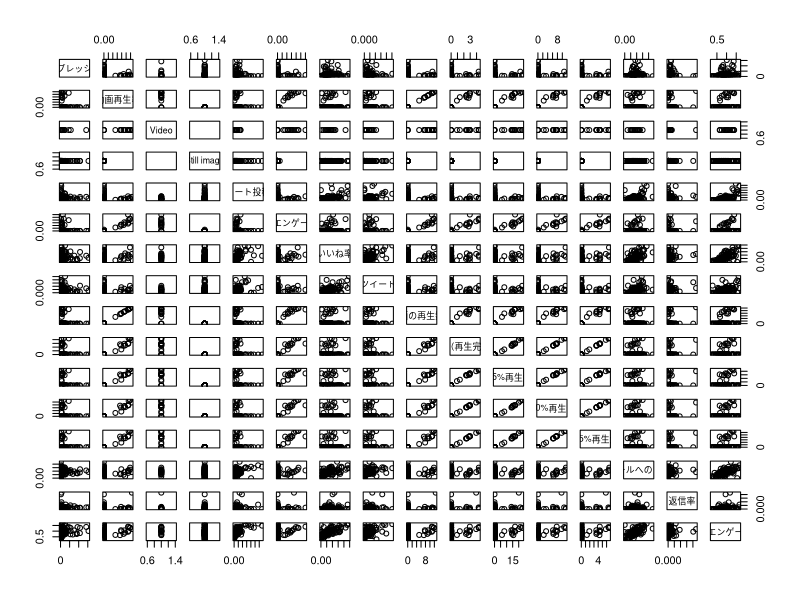
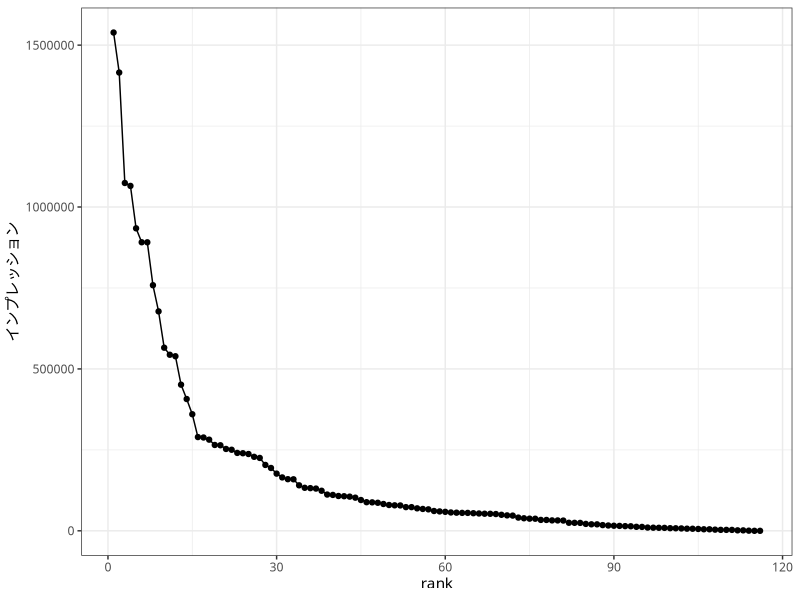
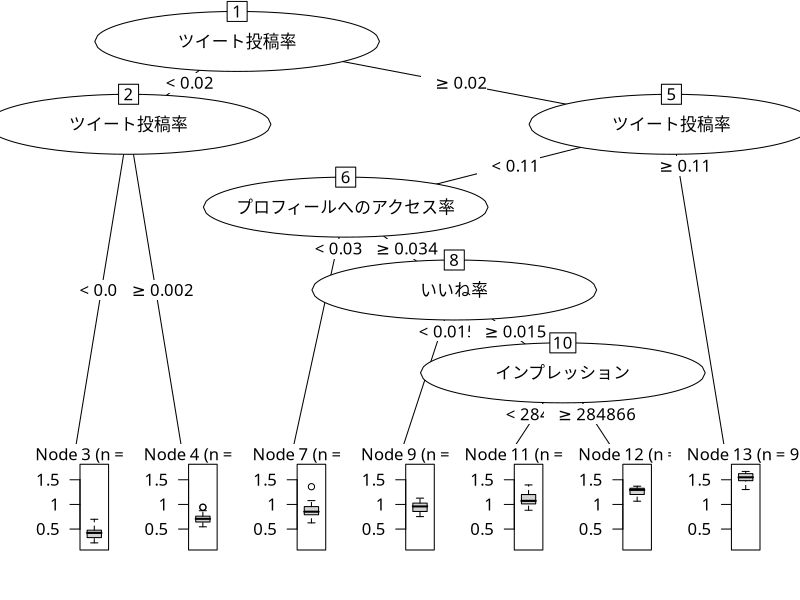
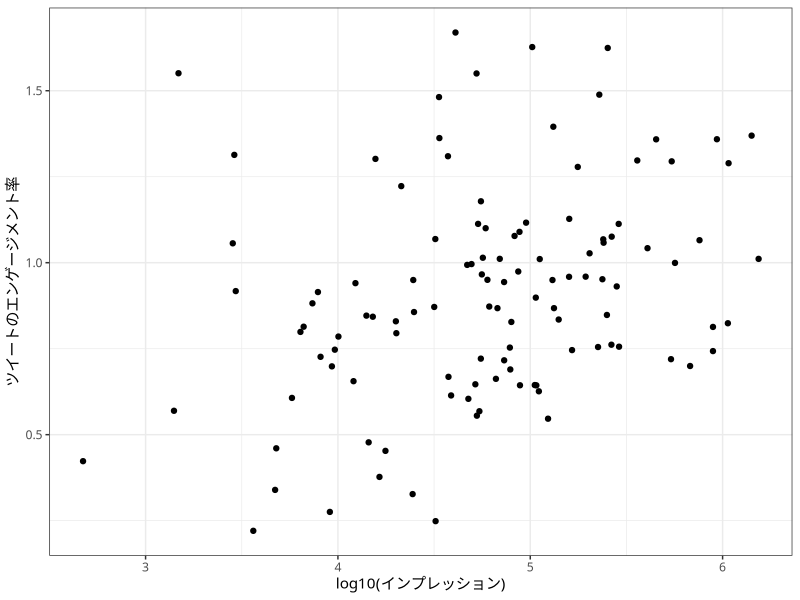
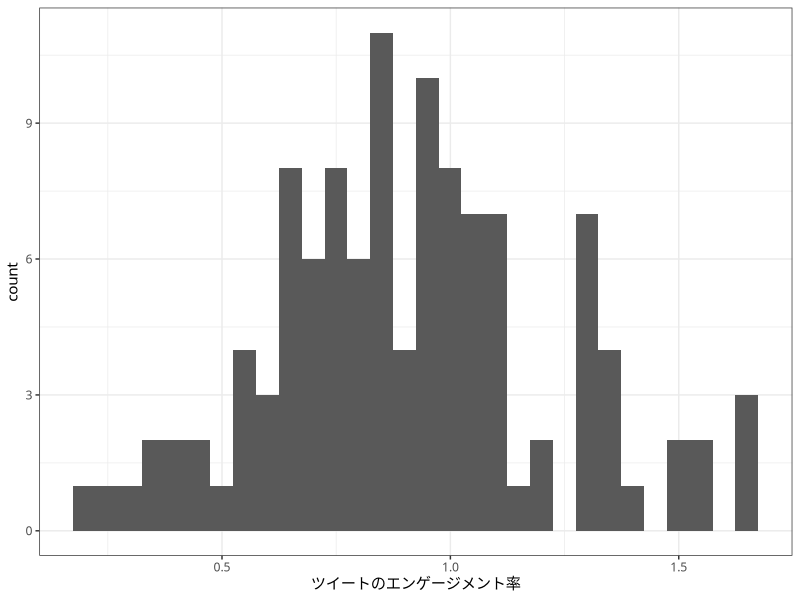
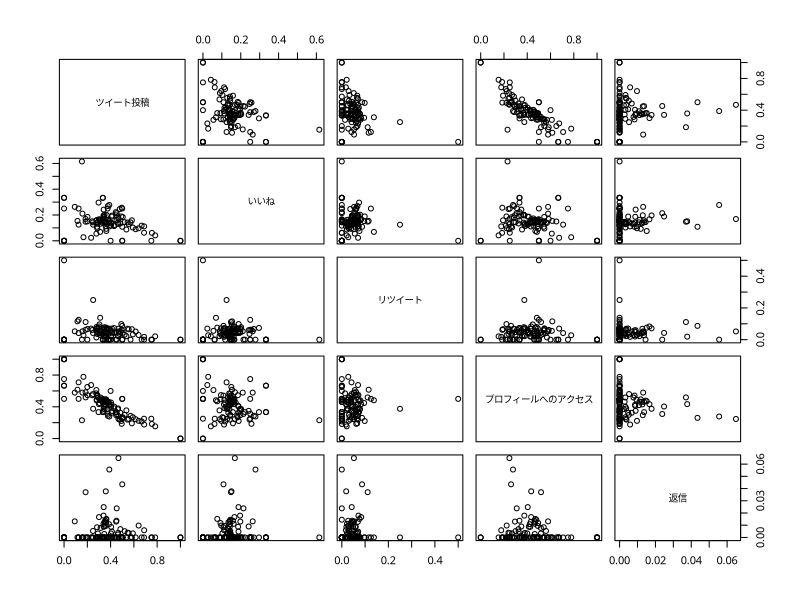
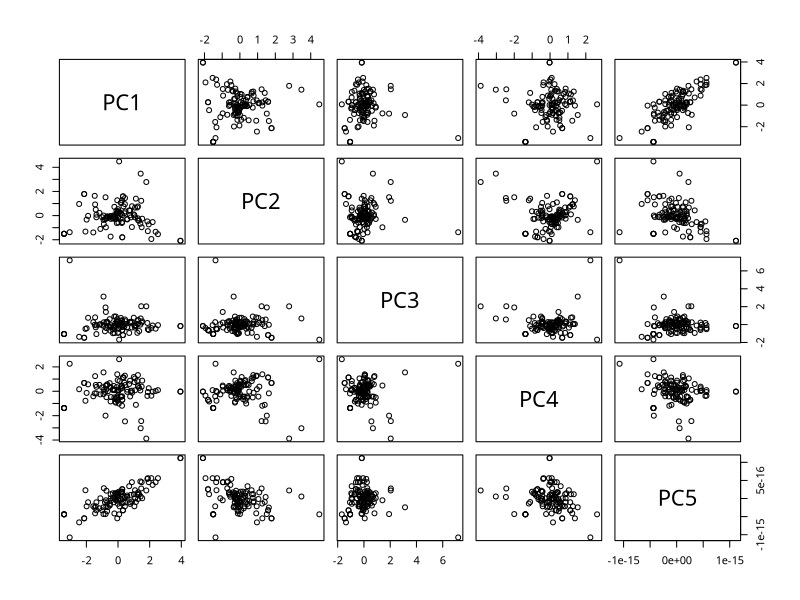
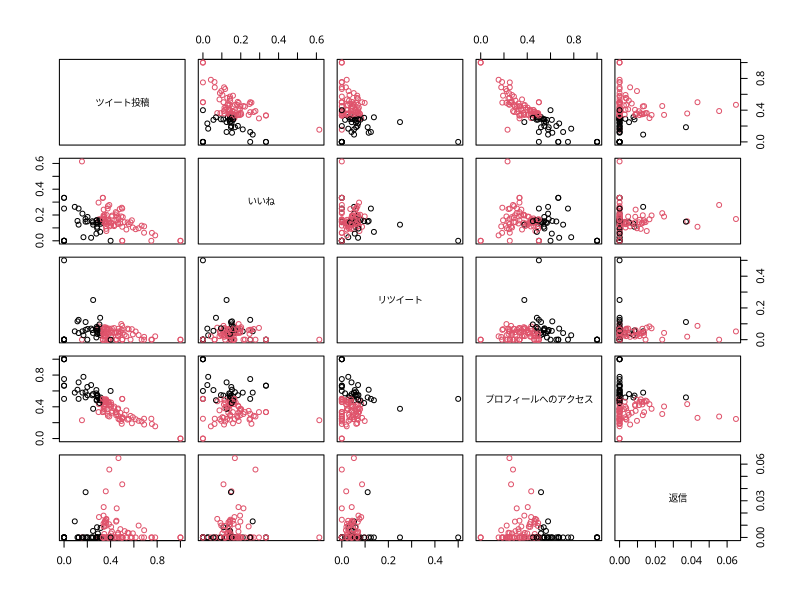

The R script that drew these images, in order:
## ---- chunk 1
library(tidyverse)
library(readr)
library(readxl)
library(rpart)
library(partykit)
## ---- chunk 2
ad_data <- read_excel("TW-Ad-performance-data.xlsx")
## ---- chunk 3
head(ad_data)
## ---- chunk 4
names(ad_data)
## ---- chunk 5
for(i in 5:(ncol(ad_data)-1)){
  ad_data[[i]] <- as.numeric(ad_data[[i]])
}
## ---- chunk 6
summary(ad_data)
## ---- chunk 7
plot(ad_data[,5:(ncol(ad_data)-1)])
## ---- chunk 8
ad_data <- ad_data %>%
  select(-Video, -`Still image`)
sort(cor(na.omit(ad_data[,5:(ncol(ad_data)-1)]))[14,], decreasing = T)
## ---- chunk 9
imp_df <- ad_data[,c("インプレッション")] %>%
  arrange(desc(`インプレッション`)) %>%
  mutate(
    rank = 1:n()
  )
ggplot(imp_df, aes(x = rank, y = `インプレッション`)) +
  geom_line() +
  geom_point() +
  theme_bw(base_family = "Osaka")
## ---- chunk 10
names(ad_data)
## ---- chunk 11
df <- ad_data[,-c(1:4,19)]
## ---- chunk 12
fit <- rpart(`ツイートのエンゲージメント率`~., data = df)
## ---- chunk 13
plot(as.party(fit), gp = gpar(fontfamily = "Osaka"))
## ---- chunk 14
ggplot(df, aes(x = log10(`インプレッション`), y = `ツイートのエンゲージメント率`)) +
  geom_point() +
  theme_bw(base_family = "Osaka")
## ---- chunk 15
ggplot(df, aes(x = `ツイートのエンゲージメント率`)) +
  geom_histogram() +
  theme_bw(base_family = "Osaka")
## ---- chunk 16
df2 <- df %>%
  mutate(
    `ツイート投稿` = `ツイート投稿率` * `インプレッション`,
    `いいね` = `いいね率` * `インプレッション`,
    `リツイート` = `リツイート率` * `インプレッション`,
    `プロフィールへのアクセス` = `プロフィールへのアクセス率` * `インプレッション`,
    `返信` = `返信率` * `インプレッション`
  ) %>%
  select(`ツイート投稿`, `いいね`, `リツイート`, `プロフィールへのアクセス`, `返信`)
## ---- chunk 17
df2 <- df2 / rowSums(df2)
## ---- chunk 18
par(family = "Osaka")
plot(df2)
## ---- chunk 19
df2_pc <- as.data.frame(prcomp(na.omit(df2), scale. = T)$x)
## ---- chunk 20
head(df2_pc)
## ---- chunk 21
plot(df2_pc)
## ---- chunk 22
df2_km <- kmeans(df2_pc, 2)
## ---- chunk 23
df2 <- na.omit(df2)
## ---- chunk 24
df2$cluster <- as.factor(df2_km$cluster)
## ---- chunk 25
par(family = "Osaka")
plot(df2 %>% select(-cluster), col=df2$cluster)
## ---- chunk 26
df2_gather <- df2 %>%
  gather(key = "action", value = "value", -cluster)
## ---- chunk 27
head(df2_gather)
## ---- chunk 28
df2_gather_summary <- df2_gather %>%
  group_by(cluster, action) %>%
  summarise(
    value = mean(value)
  ) %>%
  ungroup()
## ---- chunk 29
ggplot(df2_gather_summary, aes(x = action, y = value, col = cluster, group = cluster)) +
  geom_line() +
  geom_point() +
  theme_bw(base_family = "Osaka")
## ---- chunk 30
df3 <- df %>%
  na.omit() %>%
  mutate(
    imp_log10 = log10(`インプレッション`)
  ) %>%
  select(imp_log10, `ツイートのエンゲージメント率`)
## ---- chunk 31
df3_scale <- scale(df3)
## ---- chunk 32
df3_scale_km <- kmeans(df3_scale, 4)
## ---- chunk 33
df3$cluster <- as.factor(df3_scale_km$cluster)
## ---- chunk 34
ggplot(df3, aes(x = imp_log10, y = `ツイートのエンゲージメント率`, col = cluster)) +
  geom_point() +
  theme_bw(base_family = "Osaka")
## ---- chunk 35
df3 %>%
  group_by(cluster) %>%
  summarise_all(mean) %>%
  ungroup() %>%
  mutate(imp = 10^imp_log10)
